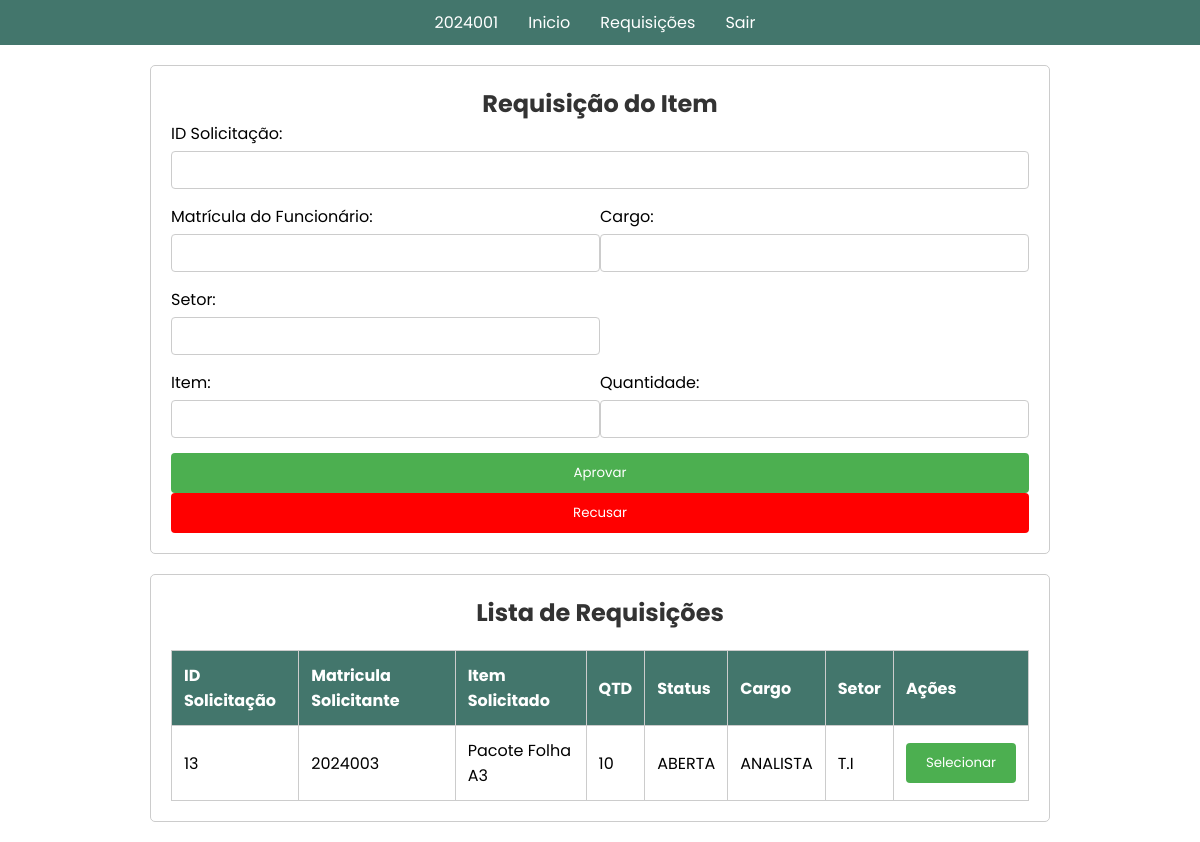
/05.Aprovador_Inicial_Aprovar/index.php (signed in), run on the app's committed database.
### tables this page shows
CREATE TABLE `requisicao` (
  `QuantidadeItem` int(11) DEFAULT NULL,
  `CargoFuncionario` varchar(100) DEFAULT NULL,
  `ID_Solicitacao` int(11) NOT NULL,
  `NomeItem` varchar(100) DEFAULT NULL,
  `SetorFuncionario` varchar(100) DEFAULT NULL,
  `StatusSolicitacao` varchar(50) DEFAULT NULL,
  `DataSolicitacao` timestamp NOT NULL DEFAULT current_timestamp() ON UPDATE current_timestamp(),
  `FK_ITEM_ID_Item` int(11) DEFAULT NULL,
  `FK_CONTA_Matricula` int(11) DEFAULT NULL
);

### 05.Aprovador_Inicial_Aprovar/index.php (the view, shortened to what this page needs)
<!DOCTYPE html>
<html lang="en">
<head>
    <link rel="stylesheet" href="../src/css/reset.css">
    <link rel="stylesheet" href="../src/css/font.css">
    <link rel="stylesheet" href="style.css">
</head>
<body>
<?php
    $atual = $_SESSION['matricula'];
    $setor_session = $_SESSION['nomeSetor'];
    include '../src/db/db_connection.php';
?>
<nav>
    <ul>
        <?php
        $menu_items = array(
            $atual => "ID.php",
            "Inicio" => "../05.Aprovador_Inicial_Aprovar/index.php",
            "Requisições" =>"../05.1Aprovador_Visu_Req/index.php",
            "Sair" => "../src/php/sair.php");
        foreach ($menu_items as $label => $url) {
            echo '<li><a href="' . $url . '">' . $label . '</a></li>';
        }
        ?>
    </ul>
</nav>
<div class="container">
    <h2>Requisição do Item</h2>
    <form method="post" action="aprovar_requisicao.php">
        <div class="row">
            <div class="col-12">
                <label for="id_solicitacao_aprovar">ID Solicitação:</label>
                <input type="text" id="id_solicitacao_aprovar" name="id_solicitacao" required readonly>
            </div>
        </div>
        <div class="row">
            <div class="col-6">
                <label for="matricula_funcionario">Matrícula do Funcionário:</label>
                <input type="text" id="matricula_funcionario" name="matricula_funcionario" required readonly>
            </div>
            <div class="col-6">
                <label for="cargo">Cargo:</label>
                <input type="text" id="cargo" name="cargo" required readonly>
            </div>
        </div>
        <div class="row">
            <div class="col-6">
                <label for="setor">Setor:</label>
                <input type="text" id="setor" name="setor" required readonly>
            </div>
        </div>
        <div class="row">
            <div class="col-6">
                <label for="item">Item:</label>
                <input type="text" id="item" name="item" required readonly>
            </div>
            <div class="col-6">
                <label for="quantidade">Quantidade:</label>
                <input type="number" id="quantidade" name="quantidade" required readonly>
            </div>
        </div>
        <button type="submit">Aprovar</button>
    </form>
    <form method="post" action="recusar_requisicao.php">
        <button type="submit" class="recusar">Recusar</button>
    </form>
</div>
<div class="container">
    <h2>Lista de Requisições</h2>
    <table>
        <thead>
            <tr>
                <th>ID Solicitação</th>
                <th>Matricula Solicitante</th>
                <th>Item Solicitado</th>
                <th>QTD</th>
                <th>Status</th>
                <th>Cargo</th>
                <th>Setor</th>
                <th>Ações</th>
            </tr>
        </thead>
        <tbody>
        <?php
                $sql = "SELECT ID_Solicitacao, NomeItem, QuantidadeItem, StatusSolicitacao, CargoFuncionario, SetorFuncionario, FK_CONTA_Matricula
                        FROM requisicao
                        WHERE SetorFuncionario = '$setor_session' AND StatusSolicitacao = 'ABERTA' AND ID_Solicitacao != '$atual'";
                $result = $conn->query($sql);
                if ($result->num_rows > 0) {
                    while ($row = $result->fetch_assoc()) {
                        $id_solicitacao = $row['ID_Solicitacao'];
                        $matricula_funcionario = $row['FK_CONTA_Matricula'];
                        $item = $row['NomeItem'];
                        $quantidade = $row['QuantidadeItem'];
                        $status = $row['StatusSolicitacao'];
                        $cargo = $row['CargoFuncionario'];
                        $setor = $row['SetorFuncionario'];
                        echo "<tr>
                                <td>{$id_solicitacao}</td>
                                <td>{$matricula_funcionario}</td>
                                <td>{$item}</td>
                                <td>{$quantidade}</td>
                                <td>{$status}</td>
                                <td>{$cargo}</td>
                                <td>{$setor}</td>
                                <td><button type='button' onclick=\"preencherFormularioAprovador('{$id_solicitacao}', '{$matricula_funcionario}', '{$cargo}', '{$setor}', '{$item}', '{$quantidade}')\">Selecionar</button></td>
                              </tr>";
                    }
                } else {
                    echo "<tr><td colspan='8'>Nenhum registro encontrado</td></tr>";
                }
            ?>
        </tbody>
    </table>
</div>
</body>
</html>

### 05.Aprovador_Inicial_Aprovar/style.css (style rules this page uses)
a { text-decoration: none; color: #fff; }
.recusar { background: red; }
ul { list-style: none; }
nav { background-color: #43766c; padding: 10px 0; }
nav ul { list-style-type: none; margin: 0; padding: 0; text-align: center; }
nav ul li { display: inline; margin-right: 10px; }
nav ul li a { color: #fff; text-decoration: none; padding: 5px 10px; }
.container { max-width: 900px; margin: 20px auto; padding: 20px; border: 1px solid #ccc; border-radius: 5px; }
.container h2 { text-align: center; color: #333; }
.row { margin-bottom: 15px; }
.row::after { content: ""; display: table; clear: both; }
.col-6 { float: left; width: 50%; }
.col-12 { float: left; width: 100%; }
label { display: block; margin-bottom: 5px; }
input { width: 100%; padding: 8px; border: 1px solid #ccc; border-radius: 4px; box-sizing: border-box; }
button { background-color: #4CAF50; color: white; border: none; padding: 10px 20px; border-radius: 4px; cursor: pointer; width: 100%; }
table { width: 100%; border-collapse: collapse; margin-top: 20px; }
th, td { border: 1px solid #ccc; padding: 12px; text-align: left; }
th { background-color: #43766c; color: white; }

### data on the page
requisicao: ID_Solicitacao "13", FK_CONTA_Matricula "2024003", NomeItem "Pacote Folha A3", QuantidadeItem "10", StatusSolicitacao "ABERTA", CargoFuncionario "ANALISTA", SetorFuncionario "T.I"

### other printed values
$label "2024001"
$label "Inicio"
$label "Requisições"
$label "Sair"
